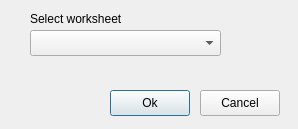
<?xml version="1.0" encoding="UTF-8"?>
<ui version="4.0">
 <class>SelectWorksheet</class>
 <widget class="QDialog" name="SelectWorksheet">
  <property name="geometry">
   <rect>
    <x>0</x>
    <y>0</y>
    <width>298</width>
    <height>129</height>
   </rect>
  </property>
  <property name="windowTitle">
   <string>Select worksheet</string>
  </property>
  <property name="modal">
   <bool>true</bool>
  </property>
  <widget class="QPushButton" name="okButton">
   <property name="geometry">
    <rect>
     <x>110</x>
     <y>90</y>
     <width>80</width>
     <height>26</height>
    </rect>
   </property>
   <property name="text">
    <string>Ok</string>
   </property>
  </widget>
  <widget class="QPushButton" name="cancelButton">
   <property name="geometry">
    <rect>
     <x>200</x>
     <y>90</y>
     <width>80</width>
     <height>26</height>
    </rect>
   </property>
   <property name="text">
    <string>Cancel</string>
   </property>
  </widget>
  <widget class="QComboBox" name="comboBox">
   <property name="geometry">
    <rect>
     <x>30</x>
     <y>30</y>
     <width>191</width>
     <height>26</height>
    </rect>
   </property>
  </widget>
  <widget class="QLabel" name="label">
   <property name="geometry">
    <rect>
     <x>30</x>
     <y>10</y>
     <width>121</width>
     <height>18</height>
    </rect>
   </property>
   <property name="text">
    <string>Select worksheet</string>
   </property>
  </widget>
 </widget>
 <resources/>
 <connections/>
</ui>
